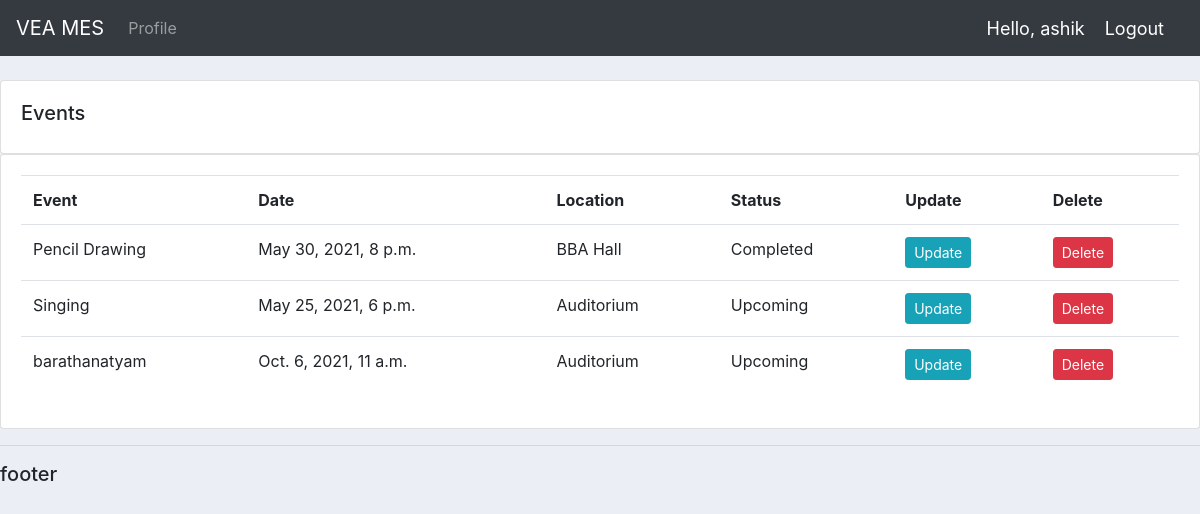
The page /events/ (signed in) on the database as committed earlier.
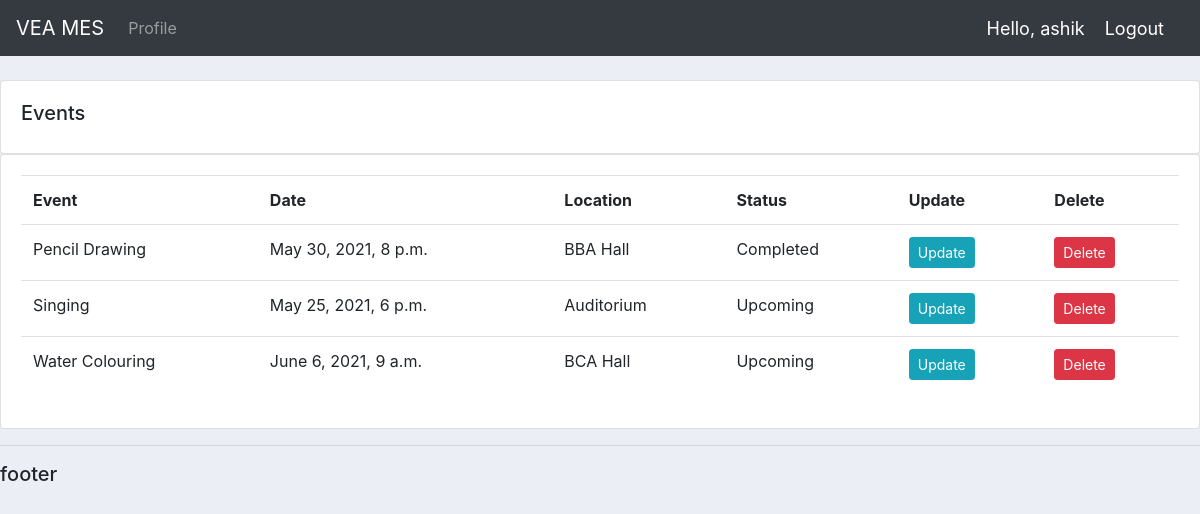
The same page on the database as committed later.
### accounts/models.py (models this page shows, shortened)
class Event(models.Model):
    STATUS = (
        ('Ongoing', 'Ongoing'),
        ('Completed', 'Completed'),
        ('Upcoming', 'Upcoming'),
    )
    name = models.CharField(max_length=200, null=True)
    location = models.CharField(max_length=200, null=True)
    number_of_participants = models.CharField(max_length=200, null=True)
    status = models.CharField(max_length=200, null=True, choices=STATUS)
    description = models.CharField(max_length=200, null=True, blank=True)
    date = models.DateTimeField(blank=True, null=True)

### accounts/views.py (the view)
# urls.py: path('events/', views.product, name='events'),
@login_required(login_url='login')
def product(request):
    events = Event.objects.all()
    return render(request, 'accounts/profile.html', {'events': events})

### accounts/templates/accounts/profile.html
{% extends 'accounts/main.html' %}
{% block content %}
    		<br>
		<div class="row">
			<div class="col-md">
				<div class="card card-body">
					<h5>Events</h5>
				</div>
				<div class="card card-body">
					<table class="table">
						<tr>
							<th>Event</th>
							<th>Date</th>
							<th>Location</th>
							<th>Status</th>
							<th>Update</th>
							<th>Delete</th>
						</tr>
						{% for i in events %}
						<tr>
							<td>{{i.name}}</td>
							<td>{{i.date}}</td>
							<td>{{i.location}}</td>
							<td>{{i.status}}</td>
							<td><a class="btn btn-sm btn-info" href="{% url 'update_event' i.id %}">Update</a> </td>
							<td><a class="btn btn-sm btn-danger" href="{% url 'delete_event' i.id %}">Delete</a> </td>
						</tr>
						{% endfor %}
					</table>
				</div>
			</div>
		</div>
{% endblock %}

Rows that differ between the two databases and show on the page:
removed Event: name "barathanatyam", date "Oct. 6, 2021, 11 a.m.", location "Auditorium", status "Upcoming"
added Event: name "Water Colouring", date "June 6, 2021, 9 a.m.", location "BCA Hall", status "Upcoming"
